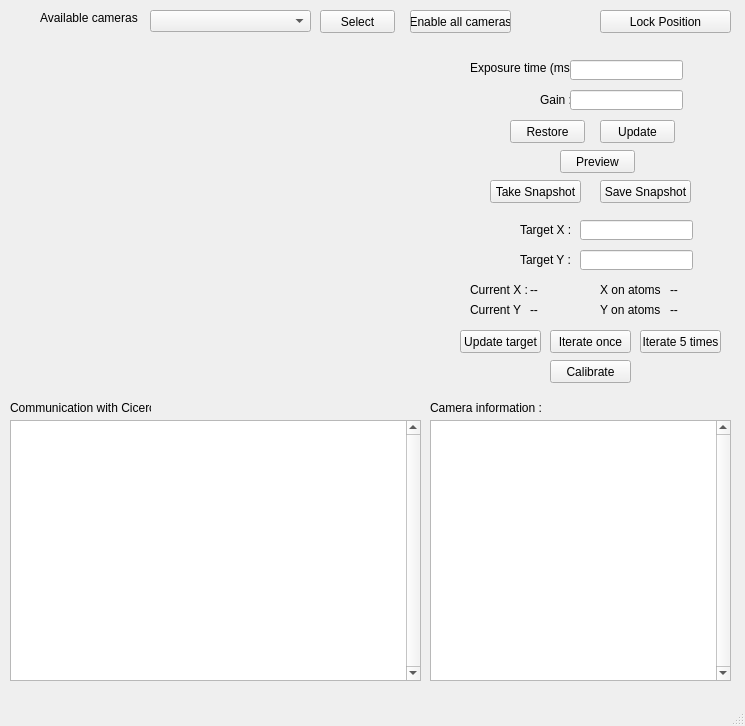
<?xml version="1.0" encoding="UTF-8"?>
<ui version="4.0">
 <class>MainWindow</class>
 <widget class="QMainWindow" name="MainWindow">
  <property name="geometry">
   <rect>
    <x>0</x>
    <y>0</y>
    <width>745</width>
    <height>726</height>
   </rect>
  </property>
  <property name="windowTitle">
   <string>MainWindow</string>
  </property>
  <widget class="QWidget" name="centralwidget">
   <widget class="MatplotlibWidget" name="matplotlibGadget">
    <property name="geometry">
     <rect>
      <x>10</x>
      <y>50</y>
      <width>441</width>
      <height>331</height>
     </rect>
    </property>
   </widget>
   <widget class="QComboBox" name="cameraSelectComboBox">
    <property name="geometry">
     <rect>
      <x>150</x>
      <y>10</y>
      <width>161</width>
      <height>22</height>
     </rect>
    </property>
   </widget>
   <widget class="QLabel" name="cameraSelectLabel">
    <property name="geometry">
     <rect>
      <x>40</x>
      <y>10</y>
      <width>101</width>
      <height>16</height>
     </rect>
    </property>
    <property name="text">
     <string>Available cameras :</string>
    </property>
   </widget>
   <widget class="QPushButton" name="cameraSelectButton">
    <property name="geometry">
     <rect>
      <x>320</x>
      <y>10</y>
      <width>75</width>
      <height>23</height>
     </rect>
    </property>
    <property name="text">
     <string>Select</string>
    </property>
   </widget>
   <widget class="QLabel" name="exposureLabel">
    <property name="geometry">
     <rect>
      <x>470</x>
      <y>60</y>
      <width>101</width>
      <height>16</height>
     </rect>
    </property>
    <property name="text">
     <string>Exposure time (ms) :</string>
    </property>
   </widget>
   <widget class="QLabel" name="gainLabel">
    <property name="geometry">
     <rect>
      <x>540</x>
      <y>90</y>
      <width>31</width>
      <height>20</height>
     </rect>
    </property>
    <property name="text">
     <string>Gain :</string>
    </property>
   </widget>
   <widget class="QLineEdit" name="exposureEdit">
    <property name="geometry">
     <rect>
      <x>570</x>
      <y>60</y>
      <width>113</width>
      <height>20</height>
     </rect>
    </property>
   </widget>
   <widget class="QLineEdit" name="gainEdit">
    <property name="geometry">
     <rect>
      <x>570</x>
      <y>90</y>
      <width>113</width>
      <height>20</height>
     </rect>
    </property>
   </widget>
   <widget class="QLabel" name="ciceroTextLabel">
    <property name="geometry">
     <rect>
      <x>10</x>
      <y>400</y>
      <width>141</width>
      <height>16</height>
     </rect>
    </property>
    <property name="text">
     <string>Communication with Cicero : </string>
    </property>
   </widget>
   <widget class="QLabel" name="cameraInfoLabel">
    <property name="geometry">
     <rect>
      <x>430</x>
      <y>400</y>
      <width>141</width>
      <height>16</height>
     </rect>
    </property>
    <property name="text">
     <string>Camera information :</string>
    </property>
   </widget>
   <widget class="QPushButton" name="cameraUpdateButton">
    <property name="geometry">
     <rect>
      <x>600</x>
      <y>120</y>
      <width>75</width>
      <height>23</height>
     </rect>
    </property>
    <property name="text">
     <string>Update</string>
    </property>
   </widget>
   <widget class="QPushButton" name="ciceroStartButton">
    <property name="geometry">
     <rect>
      <x>600</x>
      <y>10</y>
      <width>131</width>
      <height>23</height>
     </rect>
    </property>
    <property name="text">
     <string>Lock Position</string>
    </property>
   </widget>
   <widget class="QPushButton" name="cameraRestoreButton">
    <property name="geometry">
     <rect>
      <x>510</x>
      <y>120</y>
      <width>75</width>
      <height>23</height>
     </rect>
    </property>
    <property name="text">
     <string>Restore</string>
    </property>
   </widget>
   <widget class="QPushButton" name="takeSnapshotButton">
    <property name="geometry">
     <rect>
      <x>490</x>
      <y>180</y>
      <width>91</width>
      <height>23</height>
     </rect>
    </property>
    <property name="text">
     <string>Take Snapshot</string>
    </property>
   </widget>
   <widget class="QPushButton" name="previewButton">
    <property name="geometry">
     <rect>
      <x>560</x>
      <y>150</y>
      <width>75</width>
      <height>23</height>
     </rect>
    </property>
    <property name="text">
     <string>Preview</string>
    </property>
   </widget>
   <widget class="QPushButton" name="cameraEnableButton">
    <property name="geometry">
     <rect>
      <x>410</x>
      <y>10</y>
      <width>101</width>
      <height>23</height>
     </rect>
    </property>
    <property name="text">
     <string>Enable all cameras</string>
    </property>
   </widget>
   <widget class="QPushButton" name="saveSnapshotButton">
    <property name="geometry">
     <rect>
      <x>600</x>
      <y>180</y>
      <width>91</width>
      <height>23</height>
     </rect>
    </property>
    <property name="text">
     <string>Save Snapshot</string>
    </property>
   </widget>
   <widget class="QTextBrowser" name="InformationCamera">
    <property name="geometry">
     <rect>
      <x>430</x>
      <y>420</y>
      <width>301</width>
      <height>261</height>
     </rect>
    </property>
    <property name="verticalScrollBarPolicy">
     <enum>Qt::ScrollBarAlwaysOn</enum>
    </property>
   </widget>
   <widget class="QTextBrowser" name="CiceroCommunication">
    <property name="geometry">
     <rect>
      <x>10</x>
      <y>420</y>
      <width>411</width>
      <height>261</height>
     </rect>
    </property>
    <property name="verticalScrollBarPolicy">
     <enum>Qt::ScrollBarAlwaysOn</enum>
    </property>
   </widget>
   <widget class="QLabel" name="targetX">
    <property name="geometry">
     <rect>
      <x>520</x>
      <y>220</y>
      <width>51</width>
      <height>20</height>
     </rect>
    </property>
    <property name="text">
     <string>Target X :</string>
    </property>
   </widget>
   <widget class="QLineEdit" name="targetXedit">
    <property name="geometry">
     <rect>
      <x>580</x>
      <y>220</y>
      <width>113</width>
      <height>20</height>
     </rect>
    </property>
   </widget>
   <widget class="QLabel" name="targetY">
    <property name="geometry">
     <rect>
      <x>520</x>
      <y>250</y>
      <width>51</width>
      <height>20</height>
     </rect>
    </property>
    <property name="text">
     <string>Target Y :</string>
    </property>
   </widget>
   <widget class="QLineEdit" name="targetYedit">
    <property name="geometry">
     <rect>
      <x>580</x>
      <y>250</y>
      <width>113</width>
      <height>20</height>
     </rect>
    </property>
   </widget>
   <widget class="QLabel" name="currentX">
    <property name="geometry">
     <rect>
      <x>470</x>
      <y>280</y>
      <width>61</width>
      <height>20</height>
     </rect>
    </property>
    <property name="text">
     <string>Current X :</string>
    </property>
   </widget>
   <widget class="QLabel" name="currentY">
    <property name="geometry">
     <rect>
      <x>470</x>
      <y>300</y>
      <width>51</width>
      <height>20</height>
     </rect>
    </property>
    <property name="text">
     <string>Current Y :</string>
    </property>
   </widget>
   <widget class="QLabel" name="currentXvalue">
    <property name="geometry">
     <rect>
      <x>530</x>
      <y>280</y>
      <width>61</width>
      <height>20</height>
     </rect>
    </property>
    <property name="text">
     <string>--</string>
    </property>
   </widget>
   <widget class="QLabel" name="currentYvalue">
    <property name="geometry">
     <rect>
      <x>530</x>
      <y>300</y>
      <width>61</width>
      <height>20</height>
     </rect>
    </property>
    <property name="text">
     <string>--</string>
    </property>
   </widget>
   <widget class="QPushButton" name="targetUpdateButton">
    <property name="geometry">
     <rect>
      <x>460</x>
      <y>330</y>
      <width>81</width>
      <height>23</height>
     </rect>
    </property>
    <property name="text">
     <string>Update target</string>
    </property>
   </widget>
   <widget class="QPushButton" name="IterateOnce">
    <property name="geometry">
     <rect>
      <x>550</x>
      <y>330</y>
      <width>81</width>
      <height>23</height>
     </rect>
    </property>
    <property name="text">
     <string>Iterate once</string>
    </property>
   </widget>
   <widget class="QPushButton" name="Iterate5">
    <property name="geometry">
     <rect>
      <x>640</x>
      <y>330</y>
      <width>81</width>
      <height>23</height>
     </rect>
    </property>
    <property name="text">
     <string>Iterate 5 times</string>
    </property>
   </widget>
   <widget class="QPushButton" name="Calibrate">
    <property name="geometry">
     <rect>
      <x>550</x>
      <y>360</y>
      <width>81</width>
      <height>23</height>
     </rect>
    </property>
    <property name="text">
     <string>Calibrate</string>
    </property>
   </widget>
   <widget class="QLabel" name="currentXAtoms">
    <property name="geometry">
     <rect>
      <x>600</x>
      <y>280</y>
      <width>61</width>
      <height>20</height>
     </rect>
    </property>
    <property name="text">
     <string>X on atoms :</string>
    </property>
   </widget>
   <widget class="QLabel" name="currentYAtoms">
    <property name="geometry">
     <rect>
      <x>600</x>
      <y>300</y>
      <width>61</width>
      <height>20</height>
     </rect>
    </property>
    <property name="text">
     <string>Y on atoms :</string>
    </property>
   </widget>
   <widget class="QLabel" name="currentXvalueAtoms">
    <property name="geometry">
     <rect>
      <x>670</x>
      <y>280</y>
      <width>61</width>
      <height>20</height>
     </rect>
    </property>
    <property name="text">
     <string>--</string>
    </property>
   </widget>
   <widget class="QLabel" name="currentYvalueAtoms">
    <property name="geometry">
     <rect>
      <x>670</x>
      <y>300</y>
      <width>61</width>
      <height>20</height>
     </rect>
    </property>
    <property name="text">
     <string>--</string>
    </property>
   </widget>
  </widget>
  <widget class="QMenuBar" name="menubar">
   <property name="geometry">
    <rect>
     <x>0</x>
     <y>0</y>
     <width>745</width>
     <height>21</height>
    </rect>
   </property>
   <property name="defaultUp">
    <bool>false</bool>
   </property>
   <property name="nativeMenuBar">
    <bool>true</bool>
   </property>
  </widget>
  <widget class="QStatusBar" name="statusbar"/>
 </widget>
 <customwidgets>
  <customwidget>
   <class>MatplotlibWidget</class>
   <extends>QWidget</extends>
   <header>matplotlibwidget</header>
  </customwidget>
 </customwidgets>
 <resources/>
 <connections/>
</ui>
